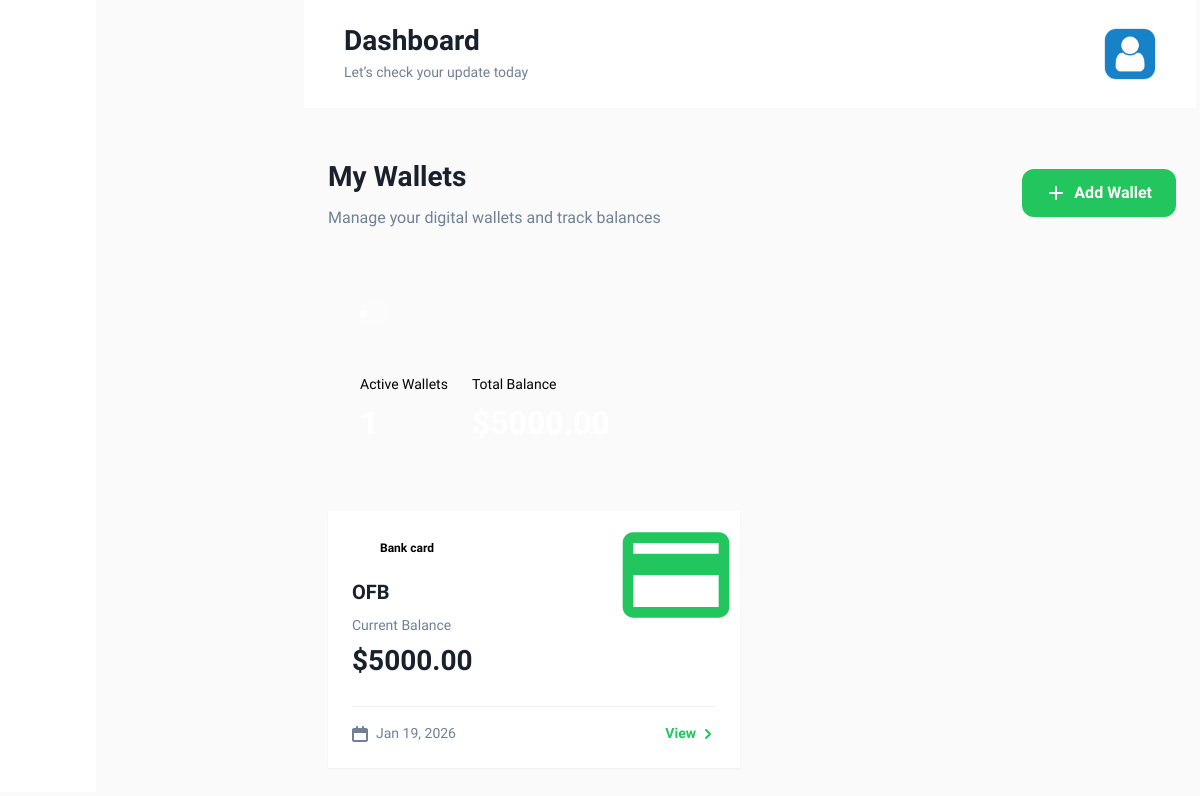
Page /wallet/ (signed in) on the earlier database version.
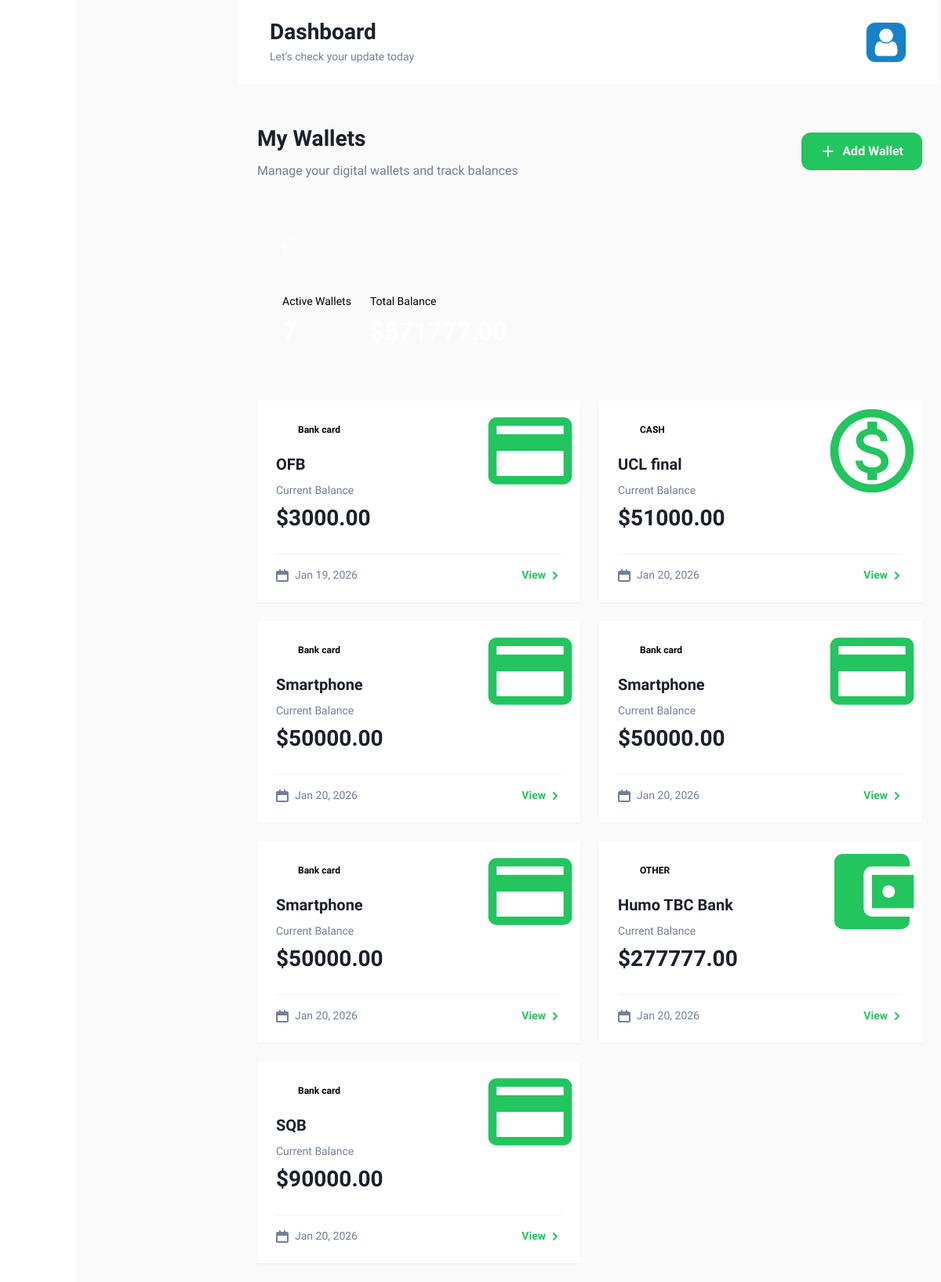
Same page on the later database version.
### user/models.py (models this page shows, shortened)
class CustomUser(AbstractUser):
    LANGUAGE_CHOICES = (
        ('en', 'English'),
        ('uz', 'Uzbek'),
    )
    phone_number = models.CharField(max_length=20, blank=True, null=True)
    avatar = models.ImageField(upload_to='avatars/', default='avatars/default.png')
    address = models.CharField(max_length=100, null=True, blank=True)
    language = models.CharField(
        max_length=2,
        choices=LANGUAGE_CHOICES,
        default='en'
    )

### mainapp/models.py (models this page shows, shortened)
class Wallet(models.Model):
    TYPE_CHOICES = (
        ('cash', 'CASH'),
        ('card', 'Bank card'),
        ('other', 'OTHER'),
    )
    CURRENCY_CHOICES=( ("UZS", ("UZS")),
        ("USD", ("USD")),)
    owner = models.ForeignKey(settings.AUTH_USER_MODEL, on_delete=models.CASCADE)
    title = models.CharField(max_length=32)
    type = models.CharField(max_length=16, choices=TYPE_CHOICES, default='other')
    balance = models.DecimalField(max_digits=15, decimal_places=2, default=Decimal('0.00'))
    created = models.DateTimeField(auto_now_add=True)
    currency=models.CharField(max_length=3,choices=CURRENCY_CHOICES)

### mainapp/views.py (the view)
# urls.py: path('wallet/', WalletView.as_view(), name='wallet'),
class WalletView(LoginRequiredMixin, View):
    def get(self, request):
        wallets = Wallet.objects.filter(owner=request.user)
        context = {
            'wallets': wallets,
        }
        return render(request, 'my-wallet2.html', context)

### templates/my-wallet2.html (shortened to what this page needs)
{% extends 'base.html' %}
{% load static %}
{% block content %}
<main class="w-full px-6 pb-6 pt-[100px] sm:pt-[156px] xl:px-12 xl:pb-12">
  <div class="mb-8">
    <div class="flex items-center justify-between mb-6">
      <div>
        <h1 class="text-3xl font-bold text-bgray-900 dark:text-white mb-2">My Wallets</h1>
        <p class="text-bgray-600 dark:text-bgray-400">Manage your digital wallets and track balances</p>
      </div>
      <a href="{% url 'main:add_wallet' %}">
      <button
        class="group relative overflow-hidden rounded-xl bg-success-300 px-6 py-3 text-white font-semibold transition-all duration-300 hover:shadow-lg hover:shadow-success-300/50 hover:-translate-y-0.5"
      >
        <span class="relative z-10 flex items-center gap-2">
          <svg width="20" height="20" viewBox="0 0 20 20" fill="none" xmlns="http://www.w3.org/2000/svg">
            <path d="M10 4V16M4 10H16" stroke="currentColor" stroke-width="2" stroke-linecap="round"/>
          </svg>
          Add Wallet
        </span>
        <div class="absolute inset-0 bg-gradient-to-r from-success-400 to-success-300 opacity-0 group-hover:opacity-100 transition-opacity"></div>
      </button></a>
    </div>
    <div class="relative overflow-hidden rounded-2xl bg-gradient-to-br from-success-300 via-success-400 to-success-500 p-8 shadow-xl">
      <div class="relative z-10">
        <div class="flex items-center justify-between mb-6">
          <div class="w-16 h-16 rounded-full bg-white/20 backdrop-blur-sm flex items-center justify-center">
          </div>
        </div>
        <div class="flex gap-6">
          <div>
            <p class="text-white/80 text-sm font-medium mb-1">Active Wallets</p>
            <h2 class="text-4xl font-bold text-white">
              <span>{{ wallets.count }}</span>
            </h2>
          </div>
          <div>
            <p class="text-white/80 text-sm font-medium mb-1">Total Balance</p>
            <h2 class="text-4xl font-bold text-white">
              $<span id="totalBalance">0.00</span>
            </h2>
          </div>
        </div>
      </div>
    </div>
  </div>
  <div class="grid grid-cols-1 lg:grid-cols-2 xl:grid-cols-3 gap-6">
    {% for wallet in wallets %}
    <div class="wallet-card group relative overflow-hidden rounded-2xl bg-white dark:bg-darkblack-600 shadow-sm hover:shadow-xl transition-all duration-300 hover:-translate-y-1"
         data-balance="{{ wallet.balance }}">
      <div class="absolute top-0 right-0 w-32 h-32 opacity-5 dark:opacity-10 transform translate-x-8 -translate-y-8">
        {% if wallet.type == 'cash' %}
        <svg viewBox="0 0 24 24" fill="currentColor" class="text-success-300">
          <path d="M12 2C6.48 2 2 6.48 2 12s4.48 10 10 10 10-4.48 10-10S17.52 2 12 2zm0 18c-4.41 0-8-3.59-8-8s3.59-8 8-8 8 3.59 8 8-3.59 8-8 8zm.31-8.86c-1.77-.45-2.34-.94-2.34-1.67 0-.84.79-1.43 2.1-1.43 1.38 0 1.9.66 1.94 1.64h1.71c-.05-1.34-.87-2.57-2.49-2.97V5H10.9v1.69c-1.51.32-2.72 1.3-2.72 2.81 0 1.79 1.49 2.69 3.66 3.21 1.95.46 2.34 1.15 2.34 1.87 0 .53-.39 1.39-2.1 1.39-1.6 0-2.23-.72-2.32-1.64H8.04c.1 1.7 1.36 2.66 2.86 2.97V19h2.34v-1.67c1.52-.29 2.72-1.16 2.73-2.77-.01-2.2-1.9-2.96-3.66-3.42z"/>
        </svg>
        {% elif wallet.type == 'card' %}
        <svg viewBox="0 0 24 24" fill="currentColor" class="text-success-300">
          <path d="M20 4H4c-1.11 0-1.99.89-1.99 2L2 18c0 1.11.89 2 2 2h16c1.11 0 2-.89 2-2V6c0-1.11-.89-2-2-2zm0 14H4v-6h16v6zm0-10H4V6h16v2z"/>
        </svg>
        {% else %}
        <svg viewBox="0 0 24 24" fill="currentColor" class="text-success-300">
          <path d="M21 18v1c0 1.1-.9 2-2 2H5c-1.11 0-2-.9-2-2V5c0-1.1.89-2 2-2h14c1.1 0 2 .9 2 2v1h-9c-1.11 0-2 .9-2 2v8c0 1.1.89 2 2 2h9zm-9-2h10V8H12v8zm4-2.5c-.83 0-1.5-.67-1.5-1.5s.67-1.5 1.5-1.5 1.5.67 1.5 1.5-.67 1.5-1.5 1.5z"/>
        </svg>
        {% endif %}
      </div>
      <div class="p-6">
        <div class="flex items-center justify-between mb-4">
          <span class="inline-flex items-center gap-2 px-3 py-1 rounded-full text-xs font-semibold
                       {% if wallet.type == 'cash' %}
                       bg-amber-100 text-amber-700 dark:bg-amber-900/30 dark:text-amber-300
                       {% elif wallet.type == 'card' %}
                       bg-blue-100 text-blue-700 dark:bg-blue-900/30 dark:text-blue-300
                       {% else %}
                       bg-purple-100 text-purple-700 dark:bg-purple-900/30 dark:text-purple-300
                       {% endif %}">
            <span class="w-2 h-2 rounded-full bg-current"></span>
            {{ wallet.get_type_display }}
          </span>
        </div>
        <h3 class="text-xl font-bold text-bgray-900 dark:text-white mb-2 truncate">
          {{ wallet.title }}
        </h3>
        <div class="mb-6">
          <p class="text-sm text-bgray-600 dark:text-bgray-400 mb-1">Current Balance</p>
          <p class="text-3xl font-bold text-bgray-900 dark:text-white">
            ${{ wallet.balance|floatformat:2 }}
          </p>
        </div>
        <div class="flex items-center justify-between pt-4 border-t border-bgray-200 dark:border-darkblack-400">
          <div class="flex items-center gap-2 text-sm text-bgray-600 dark:text-bgray-400">
            <span>{{ wallet.created|date:"M d, Y" }}</span>
          </div>
          <a href="#" class="text-success-300 hover:text-success-400 font-semibold text-sm transition-colors flex items-center gap-1 group">
            View
            <svg width="16" height="16" viewBox="0 0 16 16" fill="none" xmlns="http://www.w3.org/2000/svg" class="group-hover:translate-x-1 transition-transform">
              <path d="M6 12L10 8L6 4" stroke="currentColor" stroke-width="2" stroke-linecap="round" stroke-linejoin="round"/>
            </svg>
          </a>
        </div>
      </div>
      <div class="absolute inset-0 bg-gradient-to-br from-success-300/0 to-success-300/0 group-hover:from-success-300/5 group-hover:to-transparent transition-all duration-300 pointer-events-none"></div>
    </div>
    {% endfor %}
  </div>
</main>
{% endblock content %}

### templates/base.html (shortened to what this page needs)
<!DOCTYPE html>
{% load static %}
<html lang="en">
  <head>
    <link rel="stylesheet" href="{% static './assets/css/slick.css' %}" />
    <link rel="stylesheet" href="{% static './assets/css/aos.css' %}" />
    <link rel="stylesheet" href="{% static './assets/css/flatpickr.min.css' %}" />
    <link rel="stylesheet" href="{% static './assets/css/output.css' %}" />
    <link rel="stylesheet" href="{% static './assets/css/style.css' %}" />
  </head>
  <body>
    <div class="layout-wrapper active w-full">
      <div class="relative flex w-full">
        <aside class="relative hidden w-[96px] bg-white dark:bg-black sm:block">
        </aside>
        <div
          class="body-wrapper flex-1 overflow-x-hidden dark:bg-darkblack-500"
        >
          <header class="header-wrapper fixed z-30 hidden w-full md:block">
            <div
              class="relative flex h-[108px] w-full items-center justify-between bg-white px-10 dark:bg-darkblack-600 2xl:px-[76px]"
            >
              <div>
                <h3
                  class="text-xl font-bold text-bgray-900 dark:text-bgray-50 lg:text-3xl lg:leading-[36.4px]"
                >
                  Dashboard
                </h3>
                <p
                  class="text-xs font-medium text-bgray-600 dark:text-bgray-50 lg:text-sm lg:leading-[25.2px]"
                >
                  Let’s check your update today
                </p>
              </div>
              <div class="quick-access-wrapper relative">
                <div class="flex items-center space-x-[43px]">
                  <div
                    onclick="profileAction()"
                    class="flex cursor-pointer space-x-0 lg:space-x-3"
                  >
                    <div
                      class="h-[52px] w-[52px] overflow-hidden rounded-xl border border-bgray-300"
                    >
                      {% if user.avatar %}
            <img src="{{ user.avatar.url }}" class="profile-avatar">
        {% else %}
            <img src="https://via.placeholder.com/120" class="profile-avatar">
        {% endif %}
                    </div>
                  </div>
                </div>
              </div>
            </div>
          </header>
          {% block content %}
          {% endblock content %}
</html>

### static/assets/css/style.css (style rules this page uses)
html { background: #fafafa; }
body { font-family: "Urbanist", sans-serif; }
.layout-wrapper .body-wrapper { transition: margin-left 0.5s ease-in-out; }
.layout-wrapper.active .body-wrapper { margin-left: 208px; }
.layout-wrapper.active .body-wrapper .header-wrapper { width: calc(100% - 308px); transition: width 0.5s ease-in-out; }
.layout-wrapper .body-wrapper .header-wrapper { width: calc(100% - 96px); transition: width 0.5s ease-in-out; }

### templates/my-wallet2.html (style rules this page uses)
.wallet-card { animation: slideIn 0.3s ease-out; }
* { transition-property: background-color, border-color, color, fill, stroke; transition-timing-function: cubic-bezier(0.4, 0, 0.2, 1); transition-duration: 150ms; }

Differences in the rows shown:
changed Wallet "OFB": balance "5000.00" → "3000.00"
added Wallet: type "CASH", title "UCL final", balance "51000.00", created "Jan 20, 2026"
added Wallet: type "Bank card", title "Smartphone", balance "50000.00", created "Jan 20, 2026"
added Wallet: type "Bank card", title "Smartphone", balance "50000.00", created "Jan 20, 2026"
added Wallet: type "Bank card", title "Smartphone", balance "50000.00", created "Jan 20, 2026"
added Wallet: type "OTHER", title "Humo TBC Bank", balance "277777.00", created "Jan 20, 2026"
added Wallet: type "Bank card", title "SQB", balance "90000.00", created "Jan 20, 2026"
